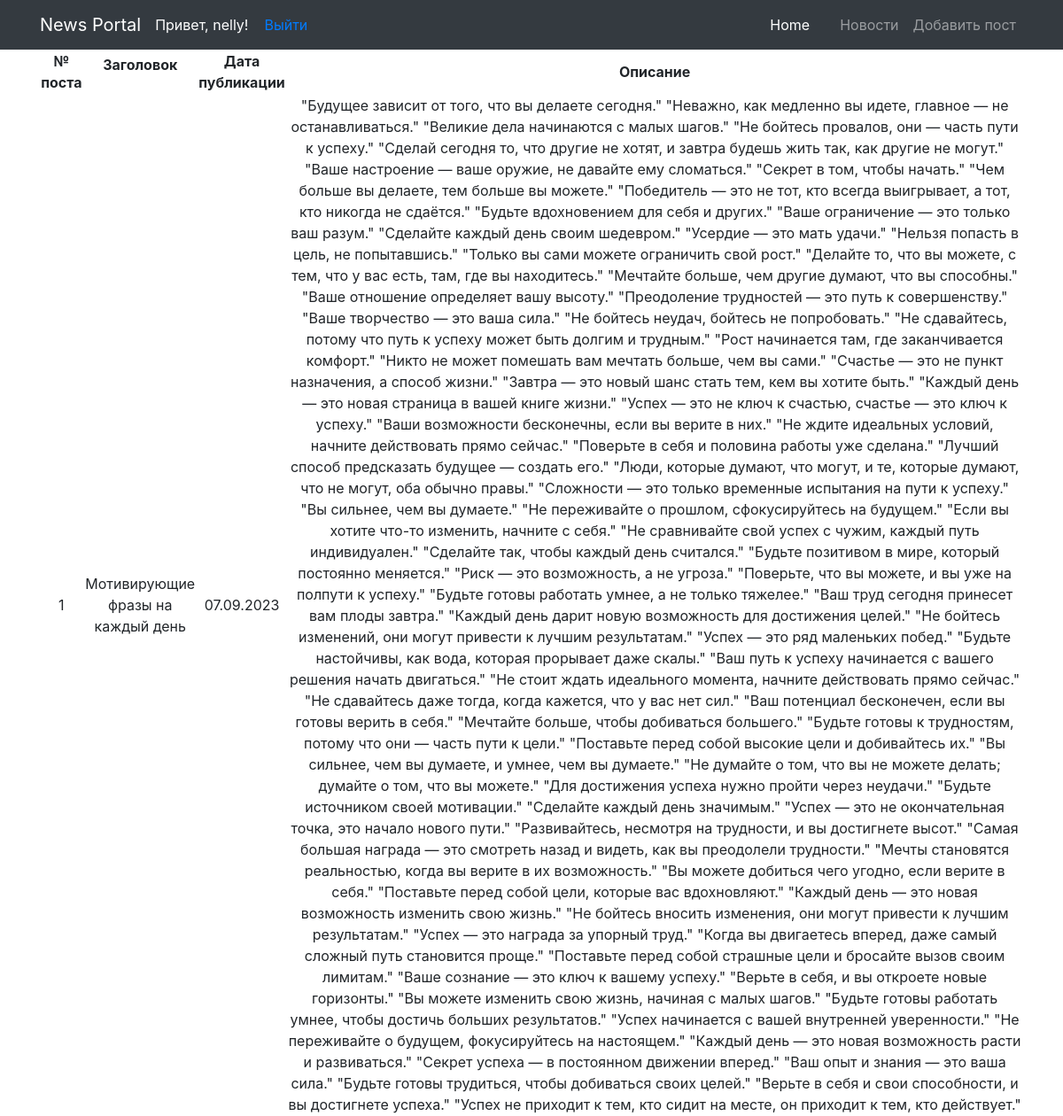
/1/ (signed in), run on the app's committed database.
### newsapp/models.py (models this page shows, shortened)
class Post(models.Model):
    author = models.ForeignKey(User, on_delete=models.CASCADE)
    header = models.CharField(max_length=100, blank=False)
    body = models.CharField(max_length=8000, blank=True)
    post_date = models.DateField(default=timezone.now)

### newsapp/views.py (the view)
# urls.py: path('<int:pk>/', PostDetailedView.as_view(), name='post_details'),
class PostDetailedView(DetailView):
    model = Post
    template_name = 'newsapp/post_details.html'
    queryset = Post.objects.all()

### newsapp/templatetags/custom_template_funcs.py (called while the page is built)
@register.filter(name='censor')
def censor(value, arg):
    for i in value.split():
        if i.lower() in black_list:
            value = value.replace(i, arg)
    return value

### templates/newsapp/post_details.html (shortened to what this page needs)
{% extends 'flatpages/default.html' %}
{% load custom_template_funcs %}
{% block content %}
<table>
        <tr>
            <td valign="top" align="center"><b>№ поста</b></td>
            <td align="center"><b>Заголовок<p></b></td>
            <td align="center"><b>Дата публикации</b></td>
            <td align="center"><b>Описание </b></td>
        </tr>
    <tr>
        <td align="center">{{ post.id }}</td>
        <td>{{ post.header|default:"Без заголовка"|censor:'***' }}</td>
        <td align="center">{{ post.post_date|default:"Без даты"|date:'d.m.Y' }}</td>
        <td>{{ post.body|censor:'***' }}</td>
    </tr>
</table>
{% endblock content %}

### templates/flatpages/default.html (shortened to what this page needs)
{% load static %}
<!DOCTYPE html>
<html lang="en">
<head>
  <link href="{% static 'vendor/bootstrap/css/bootstrap.min.css' %}" rel="stylesheet">
</head>
<body>
  <nav class="navbar navbar-expand-lg navbar-dark bg-dark static-top">
    <div class="container">
      <a class="navbar-brand" href="#">News Portal</a>
      {% if user.is_authenticated %}
        <span class="nav-item active">
          <font color=white>
            Привет, {{ user.username }}! &nbsp &nbsp
          </font>
        </span>
        <a class="nav-item active" href="{% url 'logout' %}">Выйти</a>
      {% else %}
        <a href="{% url 'login' %}">&nbsp &nbsp Войти &nbsp &nbsp &nbsp &nbsp</a>
        <a href="{% url 'signup' %}">Зарегистрироваться</a>
      {% endif %}
      <div class="collapse navbar-collapse" id="navbarResponsive">
        <ul class="navbar-nav ml-auto">
          <li class="nav-item active">
            <a class="nav-link" href="#">Home &nbsp &nbsp
            </a>
          </li>
          <li class="nav-item">
            <a class="nav-link" href="/news/">Новости</a>
          </li>
          {% if user.is_authenticated %}
          <li class="nav-item">
            <a class="nav-link" href="/news/create/">Добавить пост</a>
          </li>
          {% endif %}
        </ul>
      </div>
    </div>
  </nav>
  <div class="container">
    <div class="row">
      <div class="col-lg-12 text-center">
       {% block content %}{% endblock content %}
      </div>
    </div>
  </div>
</body>
</html>

### data on the page
Post: id "1", header|censor "Мотивирующие фразы на каждый день", post_date "07.09.2023", body|censor "\"Будущее зависит от того, что вы делаете сегодня.\" \"Неважно, как медленно вы идете, главное — не останавливаться.\" \"Великие дела начинаются с малых шагов.\" \"Не бойтесь провалов, они — часть пути к успеху.\" \"Сделай сегодня то, что другие не хотят, и завтра будешь жить так, как другие не могут.\" \"Ваше настроение — ваше оружие, не давайте ему сломаться.\" \"Секрет в том, чтобы начать.\" \"Чем больше вы делаете, тем больше вы можете.\" \"Победитель — это не тот, кто всегда выигрывает, а тот, кто никогда не сдаётся.\" \"Будьте вдохновением для себя и других.\" \"Ваше ограничение — это только ваш разум.\" \"Сделайте каждый день своим шедевром.\" \"Усердие — это мать удачи.\" \"Нельзя попасть в цель, не…"

### other printed values
{{ user.username }} "nelly"
